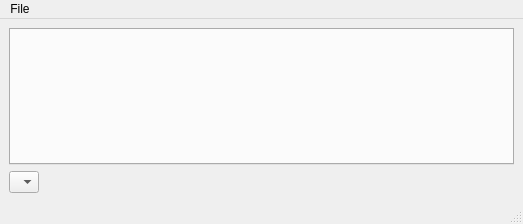
<?xml version="1.0" encoding="UTF-8"?>
<ui version="4.0">
 <class>MainWindow</class>
 <widget class="QMainWindow" name="MainWindow">
  <property name="geometry">
   <rect>
    <x>0</x>
    <y>0</y>
    <width>523</width>
    <height>224</height>
   </rect>
  </property>
  <property name="windowTitle">
   <string>SugarCRM Client</string>
  </property>
  <widget class="QWidget" name="centralwidget">
   <layout class="QGridLayout" name="gridLayout">
    <item row="0" column="0">
     <layout class="QVBoxLayout" name="verticalLayout">
      <item>
       <widget class="QTabWidget" name="tabWidget"/>
      </item>
      <item>
       <layout class="QHBoxLayout" name="horizontalLayout">
        <item>
         <widget class="QComboBox" name="resourceSelector">
          <property name="sizeAdjustPolicy">
           <enum>QComboBox::AdjustToContents</enum>
          </property>
          <item>
           <property name="text">
            <string/>
           </property>
          </item>
         </widget>
        </item>
        <item>
         <spacer name="horizontalSpacer">
          <property name="orientation">
           <enum>Qt::Horizontal</enum>
          </property>
          <property name="sizeHint" stdset="0">
           <size>
            <width>258</width>
            <height>20</height>
           </size>
          </property>
         </spacer>
        </item>
       </layout>
      </item>
     </layout>
    </item>
   </layout>
  </widget>
  <widget class="QMenuBar" name="menubar">
   <property name="geometry">
    <rect>
     <x>0</x>
     <y>0</y>
     <width>523</width>
     <height>19</height>
    </rect>
   </property>
   <widget class="QMenu" name="menuFile">
    <property name="title">
     <string>File</string>
    </property>
    <addaction name="actionSyncronize"/>
    <addaction name="actionReload"/>
    <addaction name="separator"/>
    <addaction name="actionQuit"/>
   </widget>
   <addaction name="menuFile"/>
  </widget>
  <widget class="QStatusBar" name="statusbar"/>
  <action name="actionSyncronize">
   <property name="text">
    <string>Syncronize</string>
   </property>
  </action>
  <action name="actionReload">
   <property name="text">
    <string>Reload</string>
   </property>
  </action>
  <action name="actionQuit">
   <property name="text">
    <string>Quit</string>
   </property>
  </action>
 </widget>
 <resources/>
 <connections/>
</ui>
